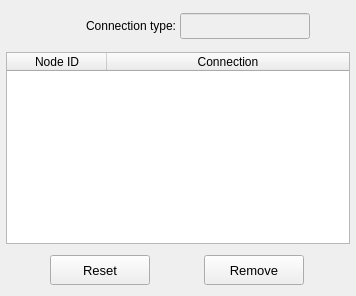
           <widget class="QWidget" name="tab_remove">
            <attribute name="title">
             <string>Remove</string>
            </attribute>
            <layout class="QGridLayout" name="gridLayout_9">
             <property name="leftMargin">
              <number>2</number>
             </property>
             <property name="topMargin">
              <number>6</number>
             </property>
             <property name="rightMargin">
              <number>2</number>
             </property>
             <property name="bottomMargin">
              <number>2</number>
             </property>
             <property name="spacing">
              <number>2</number>
             </property>
             <item row="0" column="0">
              <widget class="QFrame" name="frame_remove_selection">
               <property name="minimumSize">
                <size>
                 <width>0</width>
                 <height>40</height>
                </size>
               </property>
               <property name="maximumSize">
                <size>
                 <width>16777215</width>
                 <height>72</height>
                </size>
               </property>
               <property name="frameShape">
                <enum>QFrame::Shape::NoFrame</enum>
               </property>
               <property name="frameShadow">
                <enum>QFrame::Shadow::Raised</enum>
               </property>
               <layout class="QGridLayout" name="gridLayout_5">
                <property name="leftMargin">
                 <number>4</number>
                </property>
                <property name="topMargin">
                 <number>4</number>
                </property>
                <property name="rightMargin">
                 <number>4</number>
                </property>
                <property name="bottomMargin">
                 <number>4</number>
                </property>
                <property name="spacing">
                 <number>4</number>
                </property>
                <item row="1" column="2">
                 <widget class="QLineEdit" name="lineEdit_connection_type">
                  <property name="enabled">
                   <bool>false</bool>
                  </property>
                  <property name="minimumSize">
                   <size>
                    <width>130</width>
                    <height>0</height>
                   </size>
                  </property>
                  <property name="maximumSize">
                   <size>
                    <width>130</width>
                    <height>26</height>
                   </size>
                  </property>
                  <property name="focusPolicy">
                   <enum>Qt::FocusPolicy::ClickFocus</enum>
                  </property>
                  <property name="styleSheet">
                   <string notr="true"/>
                  </property>
                  <property name="alignment">
                   <set>Qt::AlignmentFlag::AlignCenter</set>
                  </property>
                 </widget>
                </item>
                <item row="1" column="1">
                 <widget class="QLabel" name="label_3">
                  <property name="minimumSize">
                   <size>
                    <width>130</width>
                    <height>0</height>
                   </size>
                  </property>
                  <property name="maximumSize">
                   <size>
                    <width>130</width>
                    <height>16777215</height>
                   </size>
                  </property>
                  <property name="text">
                   <string>Connection type:</string>
                  </property>
                  <property name="alignment">
                   <set>Qt::AlignmentFlag::AlignRight|Qt::AlignmentFlag::AlignTrailing|Qt::AlignmentFlag::AlignVCenter</set>
                  </property>
                 </widget>
                </item>
                <item row="1" column="0">
                 <spacer name="horizontalSpacer_7">
                  <property name="orientation">
                   <enum>Qt::Orientation::Horizontal</enum>
                  </property>
                  <property name="sizeHint" stdset="0">
                   <size>
                    <width>40</width>
                    <height>20</height>
                   </size>
                  </property>
                 </spacer>
                </item>
                <item row="1" column="3">
                 <spacer name="horizontalSpacer_8">
                  <property name="orientation">
                   <enum>Qt::Orientation::Horizontal</enum>
                  </property>
                  <property name="sizeHint" stdset="0">
                   <size>
                    <width>40</width>
                    <height>20</height>
                   </size>
                  </property>
                 </spacer>
                </item>
               </layout>
              </widget>
             </item>
             <item row="1" column="0">
              <widget class="QFrame" name="frame_treeWidget">
               <property name="frameShape">
                <enum>QFrame::Shape::NoFrame</enum>
               </property>
               <property name="frameShadow">
                <enum>QFrame::Shadow::Raised</enum>
               </property>
               <layout class="QGridLayout" name="gridLayout_8">
                <property name="leftMargin">
                 <number>4</number>
                </property>
                <property name="topMargin">
                 <number>4</number>
                </property>
                <property name="rightMargin">
                 <number>4</number>
                </property>
                <property name="bottomMargin">
                 <number>0</number>
                </property>
                <property name="spacing">
                 <number>4</number>
                </property>
                <item row="1" column="0">
                 <widget class="QTreeWidget" name="treeWidget_nodal_info">
                  <property name="minimumSize">
                   <size>
                    <width>0</width>
                    <height>0</height>
                   </size>
                  </property>
                  <property name="maximumSize">
                   <size>
                    <width>1000</width>
                    <height>1000</height>
                   </size>
                  </property>
                  <property name="font">
                   <font>
                    <family>MS Shell Dlg 2</family>
                    <pointsize>9</pointsize>
                    <italic>false</italic>
                    <bold>false</bold>
                   </font>
                  </property>
                  <property name="frameShape">
                   <enum>QFrame::Shape::StyledPanel</enum>
                  </property>
                  <property name="frameShadow">
                   <enum>QFrame::Shadow::Sunken</enum>
                  </property>
                  <property name="indentation">
                   <number>0</number>
                  </property>
                  <column>
                   <property name="text">
                    <string>Node ID</string>
                   </property>
                   <property name="font">
                    <font>
                     <family>MS Shell Dlg 2</family>
                     <pointsize>9</pointsize>
                     <italic>false</italic>
                     <bold>false</bold>
                    </font>
                   </property>
                   <property name="textAlignment">
                    <set>AlignCenter</set>
                   </property>
                  </column>
                  <column>
                   <property name="text">
                    <string>Connection</string>
                   </property>
                   <property name="font">
                    <font>
                     <family>MS Shell Dlg 2</family>
                     <pointsize>9</pointsize>
                     <italic>false</italic>
                     <bold>false</bold>
                    </font>
                   </property>
                   <property name="textAlignment">
                    <set>AlignCenter</set>
                   </property>
                  </column>
                 </widget>
                </item>
               </layout>
              </widget>
             </item>
             <item row="2" column="0">
              <widget class="QFrame" name="frame_remove_buttons">
               <property name="minimumSize">
                <size>
                 <width>0</width>
                 <height>48</height>
                </size>
               </property>
               <property name="maximumSize">
                <size>
                 <width>16777215</width>
                 <height>48</height>
                </size>
               </property>
               <property name="frameShape">
                <enum>QFrame::Shape::NoFrame</enum>
               </property>
               <property name="frameShadow">
                <enum>QFrame::Shadow::Raised</enum>
               </property>
               <layout class="QGridLayout" name="gridLayout_7">
                <property name="leftMargin">
                 <number>0</number>
                </property>
                <property name="topMargin">
                 <number>0</number>
                </property>
                <property name="rightMargin">
                 <number>0</number>
                </property>
                <property name="bottomMargin">
                 <number>0</number>
                </property>
                <item row="0" column="1">
                 <widget class="QPushButton" name="pushButton_remove">
                  <property name="minimumSize">
                   <size>
                    <width>100</width>
                    <height>30</height>
                   </size>
                  </property>
                  <property name="maximumSize">
                   <size>
                    <width>100</width>
                    <height>30</height>
                   </size>
                  </property>
                  <property name="font">
                   <font>
                    <family>MS Shell Dlg 2</family>
                    <pointsize>10</pointsize>
                    <italic>false</italic>
                    <bold>false</bold>
                   </font>
                  </property>
                  <property name="styleSheet">
                   <string notr="true"/>
                  </property>
                  <property name="text">
                   <string>Remove</string>
                  </property>
                  <property name="autoDefault">
                   <bool>false</bool>
                  </property>
                  <property name="status" stdset="0">
                   <string/>
                  </property>
                 </widget>
                </item>
                <item row="0" column="0">
                 <widget class="QPushButton" name="pushButton_reset">
                  <property name="minimumSize">
                   <size>
                    <width>100</width>
                    <height>30</height>
                   </size>
                  </property>
                  <property name="maximumSize">
                   <size>
                    <width>100</width>
                    <height>30</height>
                   </size>
                  </property>
                  <property name="font">
                   <font>
                    <family>MS Shell Dlg 2</family>
                    <pointsize>10</pointsize>
                    <italic>false</italic>
                    <bold>false</bold>
                   </font>
                  </property>
                  <property name="styleSheet">
                   <string notr="true"/>
                  </property>
                  <property name="text">
                   <string>Reset</string>
                  </property>
                  <property name="autoDefault">
                   <bool>false</bool>
                  </property>
                 </widget>
                </item>
               </layout>
              </widget>
             </item>
            </layout>
           </widget>
